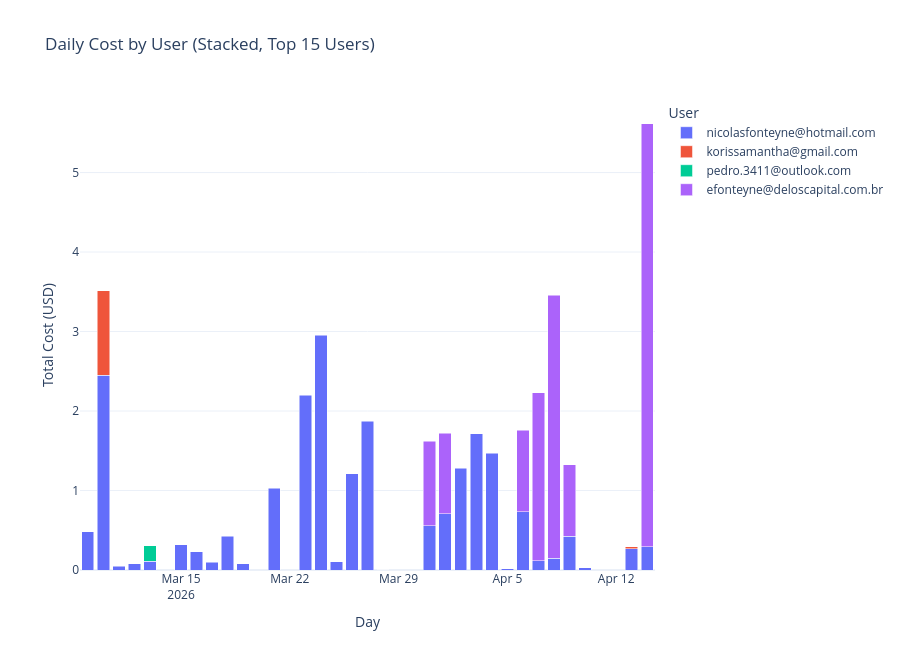

The notebook cell this image was saved under:
### Markdown cell above
## 13) Plotly bar chart: cost per day per user

### Code cell
import plotly.express as px
import pandas as pd

# Replace SQL with pandas aggregations
if not df_model_usage.empty and not df_profiles.empty:
    df_mu_p = pd.merge(df_model_usage, df_profiles[['id', 'email']], left_on='profile_id', right_on='id', how='left')
    df_mu_p['user_label'] = df_mu_p['email'].fillna(df_mu_p['profile_id'].astype(str))
    
    user_costs = df_mu_p.groupby(['profile_id', 'user_label'])['cost_usd'].sum().reset_index()
    top_users = user_costs[user_costs['cost_usd'] > 0].sort_values('cost_usd', ascending=False).head(15)
    
    top_user_ids = top_users['profile_id'].unique()
    df_top_usage = df_mu_p[df_mu_p['profile_id'].isin(top_user_ids)].copy()
    
    df_top_usage['day'] = df_top_usage['created_at'].dt.floor('D')
    cost_per_day_per_user = df_top_usage.groupby(['day', 'user_label', 'profile_id'])['cost_usd'].sum().reset_index()
    cost_per_day_per_user = cost_per_day_per_user[cost_per_day_per_user['cost_usd'] > 0].sort_values(['day', 'cost_usd'], ascending=[True, False])
else:
    cost_per_day_per_user = pd.DataFrame(columns=['day', 'user_label', 'profile_id', 'cost_usd'])

if not cost_per_day_per_user.empty:
    cost_per_day_per_user['day'] = pd.to_datetime(cost_per_day_per_user['day'])
    cost_per_day_per_user['profile_id'] = cost_per_day_per_user['profile_id'].astype(str)
    
    fig = px.bar(
        cost_per_day_per_user,
        x='day',
        y='cost_usd',
        color='user_label',
        title='Daily Cost by User (Stacked, Top 15 Users)',
        labels={
            'day': 'Day',
            'cost_usd': 'Cost (USD)',
            'user_label': 'User'
        },
        hover_data={'profile_id': True, 'user_label': False},
    )
    
    fig.update_layout(
        barmode='stack',
        xaxis_title='Day',
        yaxis_title='Total Cost (USD)',
        legend_title='User',
        height=650,
        xaxis=dict(type='date')
    )
    
    fig.show()
else:
    print("No cost data to display.")

### Figure 1 — Plotly figure (JSON) as saved in the notebook; plotly's stock layout.template omitted (floating-point values rounded to 4 significant figures)
{"data": [{"alignmentgroup": "True", "customdata": [["8d6c689d-b57f-45b4-b87d-16a9419094de", "nicolasfonteyne@hotmail.com"], ["8d6c689d-b57f-45b4-b87d-16a9419094de", "nicolasfonteyne@hotmail.com"], ["8d6c689d-b57f-45b4-b87d-16a9419094de", "nicolasfonteyne@hotmail.com"], ["8d6c689d-b57f-45b4-b87d-16a9419094de", "nicolasfonteyne@hotmail.com"], ["8d6c689d-b57f-45b4-b87d-16a9419094de", "nicolasfonteyne@hotmail.com"], ["8d6c689d-b57f-45b4-b87d-16a9419094de", "nicolasfonteyne@hotmail.com"], ["8d6c689d-b57f-45b4-b87d-16a9419094de", "nicolasfonteyne@hotmail.com"], ["8d6c689d-b57f-45b4-b87d-16a9419094de", "nicolasfonteyne@hotmail.com"], ["8d6c689d-b57f-45b4-b87d-16a9419094de", "nicolasfonteyne@hotmail.com"], ["8d6c689d-b57f-45b4-b87d-16a9419094de", "nicolasfonteyne@hotmail.com"], ["8d6c689d-b57f-45b4-b87d-16a9419094de", "nicolasfonteyne@hotmail.com"], ["8d6c689d-b57f-45b4-b87d-16a9419094de", "nicolasfonteyne@hotmail.com"], ["8d6c689d-b57f-45b4-b87d-16a9419094de", "nicolasfonteyne@hotmail.com"], ["8d6c689d-b57f-45b4-b87d-16a9419094de", "nicolasfonteyne@hotmail.com"], ["8d6c689d-b57f-45b4-b87d-16a9419094de", "nicolasfonteyne@hotmail.com"], ["8d6c689d-b57f-45b4-b87d-16a9419094de", "nicolasfonteyne@hotmail.com"], ["8d6c689d-b57f-45b4-b87d-16a9419094de", "nicolasfonteyne@hotmail.com"], ["8d6c689d-b57f-45b4-b87d-16a9419094de", "nicolasfonteyne@hotmail.com"], ["8d6c689d-b57f-45b4-b87d-16a9419094de", "nicolasfonteyne@hotmail.com"], ["8d6c689d-b57f-45b4-b87d-16a9419094de", "nicolasfonteyne@hotmail.com"], ["8d6c689d-b57f-45b4-b87d-16a9419094de", "nicolasfonteyne@hotmail.com"], ["8d6c689d-b57f-45b4-b87d-16a9419094de", "nicolasfonteyne@hotmail.com"], ["8d6c689d-b57f-45b4-b87d-16a9419094de", "nicolasfonteyne@hotmail.com"], ["8d6c689d-b57f-45b4-b87d-16a9419094de", "nicolasfonteyne@hotmail.com"], ["8d6c689d-b57f-45b4-b87d-16a9419094de", "nicolasfonteyne@hotmail.com"], ["8d6c689d-b57f-45b4-b87d-16a9419094de", "nicolasfonteyne@hotmail.com"], ["8d6c689d-b57f-45b4-b87d-16a9419094de", "nicolasfonteyne@hotmail.com"], ["8d6c689d-b57f-45b4-b87d-16a9419094de", "nicolasfonteyne@hotmail.com"], ["8d6c689d-b57f-45b4-b87d-16a9419094de", "nicolasfonteyne@hotmail.com"], ["8d6c689d-b57f-45b4-b87d-16a9419094de", "nicolasfonteyne@hotmail.com"]], "hovertemplate": "Day=%{x}<br>Cost (USD)=%{y}<br>profile_id=%{customdata[0]}<extra></extra>", "legendgroup": "nicolasfonteyne@hotmail.com", "marker": {"color": "#636efa", "pattern": {"shape": ""}}, "name": "nicolasfonteyne@hotmail.com", "offsetgroup": "nicolasfonteyne@hotmail.com", "orientation": "v", "showlegend": true, "textposition": "auto", "type": "bar", "x": ["2026-03-09T00:00:00+00:00", "2026-03-10T00:00:00+00:00", "2026-03-11T00:00:00+00:00", "2026-03-12T00:00:00+00:00", "2026-03-13T00:00:00+00:00", "2026-03-15T00:00:00+00:00", "2026-03-16T00:00:00+00:00", "2026-03-17T00:00:00+00:00", "2026-03-18T00:00:00+00:00", "2026-03-19T00:00:00+00:00", "2026-03-21T00:00:00+00:00", "2026-03-23T00:00:00+00:00", "2026-03-24T00:00:00+00:00", "2026-03-25T00:00:00+00:00", "2026-03-26T00:00:00+00:00", "2026-03-27T00:00:00+00:00", "2026-03-28T00:00:00+00:00", "2026-03-31T00:00:00+00:00", "2026-04-01T00:00:00+00:00", "2026-04-02T00:00:00+00:00", "2026-04-03T00:00:00+00:00", "2026-04-04T00:00:00+00:00", "2026-04-05T00:00:00+00:00", "2026-04-06T00:00:00+00:00", "2026-04-07T00:00:00+00:00", "2026-04-08T00:00:00+00:00", "2026-04-09T00:00:00+00:00", "2026-04-10T00:00:00+00:00", "2026-04-13T00:00:00+00:00", "2026-04-14T00:00:00+00:00"], "xaxis": "x", "y": [0.4841, 2.447, 0.04917, 0.08081, 0.1082, 0.3169, 0.2319, 0.0956, 0.4234, 0.07916, 1.025, 2.2, 2.952, 0.1038, 1.21, 1.872, 0.003733, 0.5552, 0.7079, 1.28, 1.716, 1.471, 0.01822, 0.7357, 0.1139, 0.1457, 0.4235, 0.02842, 0.2672, 0.2913], "yaxis": "y"}, {"alignmentgroup": "True", "customdata": [["81532d8a-7595-41ba-9dc5-f1de0c3398e8", "korissamantha@gmail.com"], ["81532d8a-7595-41ba-9dc5-f1de0c3398e8", "korissamantha@gmail.com"]], "hovertemplate": "Day=%{x}<br>Cost (USD)=%{y}<br>profile_id=%{customdata[0]}<extra></extra>", "legendgroup": "korissamantha@gmail.com", "marker": {"color": "#EF553B", "pattern": {"shape": ""}}, "name": "korissamantha@gmail.com", "offsetgroup": "korissamantha@gmail.com", "orientation": "v", "showlegend": true, "textposition": "auto", "type": "bar", "x": ["2026-03-10T00:00:00+00:00", "2026-04-13T00:00:00+00:00"], "xaxis": "x", "y": [1.063, 0.02654], "yaxis": "y"}, {"alignmentgroup": "True", "customdata": [["f0df7440-306d-467a-912f-175edd2e19b2", "pedro.3411@outlook.com"]], "hovertemplate": "Day=%{x}<br>Cost (USD)=%{y}<br>profile_id=%{customdata[0]}<extra></extra>", "legendgroup": "pedro.3411@outlook.com", "marker": {"color": "#00cc96", "pattern": {"shape": ""}}, "name": "pedro.3411@outlook.com", "offsetgroup": "pedro.3411@outlook.com", "orientation": "v", "showlegend": true, "textposition": "auto", "type": "bar", "x": ["2026-03-13T00:00:00+00:00"], "xaxis": "x", "y": [0.1949], "yaxis": "y"}, {"alignmentgroup": "True", "customdata": [["93489b5f-9e9e-4c25-b27e-a365ba4460a2", "efonteyne@deloscapital.com.br"], ["93489b5f-9e9e-4c25-b27e-a365ba4460a2", "efonteyne@deloscapital.com.br"], ["93489b5f-9e9e-4c25-b27e-a365ba4460a2", "efonteyne@deloscapital.com.br"], ["93489b5f-9e9e-4c25-b27e-a365ba4460a2", "efonteyne@deloscapital.com.br"], ["93489b5f-9e9e-4c25-b27e-a365ba4460a2", "efonteyne@deloscapital.com.br"], ["93489b5f-9e9e-4c25-b27e-a365ba4460a2", "efonteyne@deloscapital.com.br"], ["93489b5f-9e9e-4c25-b27e-a365ba4460a2", "efonteyne@deloscapital.com.br"]], "hovertemplate": "Day=%{x}<br>Cost (USD)=%{y}<br>profile_id=%{customdata[0]}<extra></extra>", "legendgroup": "efonteyne@deloscapital.com.br", "marker": {"color": "#ab63fa", "pattern": {"shape": ""}}, "name": "efonteyne@deloscapital.com.br", "offsetgroup": "efonteyne@deloscapital.com.br", "orientation": "v", "showlegend": true, "textposition": "auto", "type": "bar", "x": ["2026-03-31T00:00:00+00:00", "2026-04-01T00:00:00+00:00", "2026-04-06T00:00:00+00:00", "2026-04-07T00:00:00+00:00", "2026-04-08T00:00:00+00:00", "2026-04-09T00:00:00+00:00", "2026-04-14T00:00:00+00:00"], "xaxis": "x", "y": [1.066, 1.014, 1.022, 2.114, 3.31, 0.8986, 5.325], "yaxis": "y"}], "layout": {"barmode": "stack", "height": 650, "legend": {"title": {"text": "User"}, "tracegroupgap": 0}, "title": {"text": "Daily Cost by User (Stacked, Top 15 Users)"}, "xaxis": {"anchor": "y", "autorange": true, "domain": [0, 1], "range": ["2026-03-08 12:00", "2026-04-14 12:00"], "title": {"text": "Day"}, "type": "date"}, "yaxis": {"anchor": "x", "autorange": true, "domain": [0, 1], "range": [0, 5.606], "title": {"text": "Total Cost (USD)"}, "type": "linear"}}}
